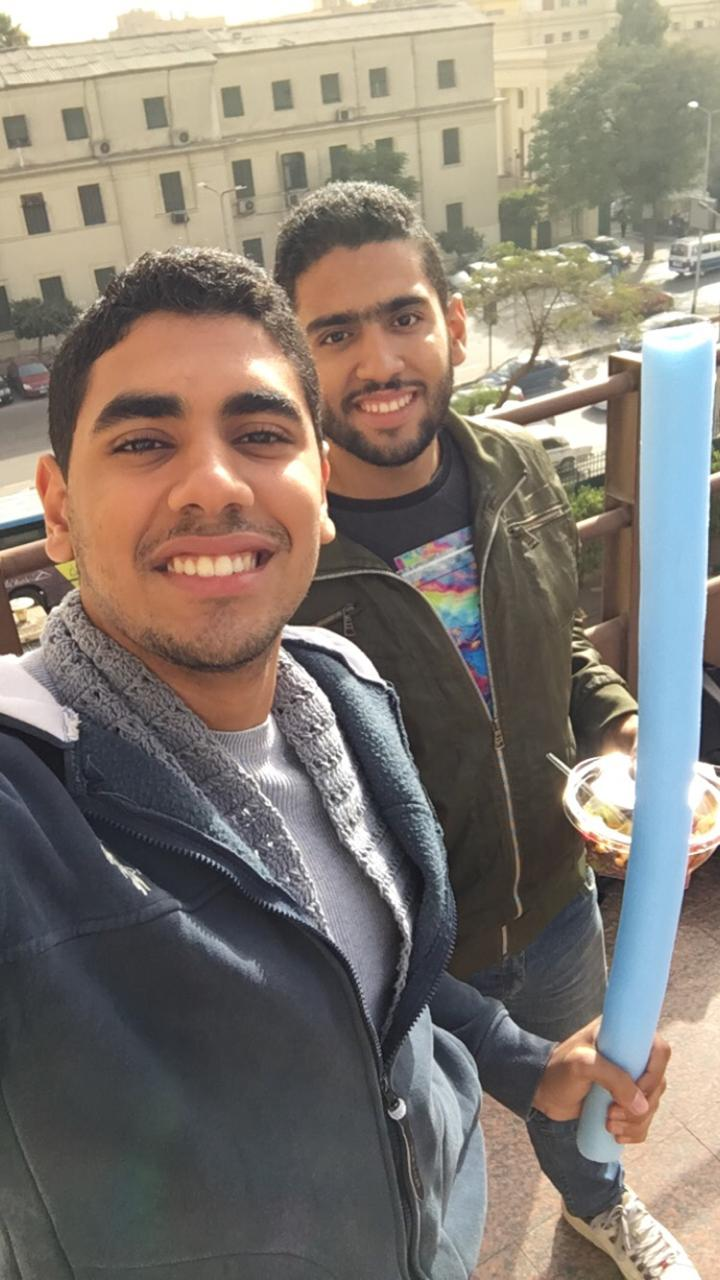
#> input picture Speaker_Detection/face_landmarks/images/IMG-20200328-WA0085.jpg, 720 x 1280 px
$ python -i features.py   (imports and definitions only)
#> lines starting #> are read from the running program, lines starting #| are printed output that depends on the picture
import numpy as np
import cv2
from scipy.signal import convolve2d
import dask
from dask import delayed


class LPQ:
    # [29 lines left out: functions __init__, compute, not called in this run]


class LPQPlus:
    # [131 lines left out: functions __init__, compute, compute_prll, hogFunc, PHOG_Algorithm, not called in this run]

def lpq(image, win_size=11):
    WIN_SIZE: int = win_size
    ALPHA: float = 1 / WIN_SIZE
    WIN_RADIUS: int = (WIN_SIZE - 1) // 2

    x = np.arange(-WIN_RADIUS,WIN_RADIUS+1)[np.newaxis]
    w0 = np.ones_like(x)
    w1 = np.exp(-2*np.pi*x*ALPHA*1j)
    w2 = np.conj(w1)
    filterResp1 = convolve2d(convolve2d(image, w0.T, 'valid'),w1,'valid')
    filterResp2 = convolve2d(convolve2d(image, w1.T, 'valid'),w0,'valid')
    filterResp3 = convolve2d(convolve2d(image, w1.T, 'valid'),w1,'valid')
    filterResp4 = convolve2d(convolve2d(image, w1.T, 'valid'),w2,'valid')

    # Initilize frequency domain matrix for four frequency coordinates (np.real and np.imaginary parts for each frequency).
    freqResp = np.dstack([filterResp1.real, filterResp1.imag,
                    filterResp2.real, filterResp2.imag,
                    filterResp3.real, filterResp3.imag,
                    filterResp4.real, filterResp4.imag])

    ## Perform quantization and compute LPQ codewords
    inds = np.arange(freqResp.shape[2])[np.newaxis,np.newaxis,:]
    LPQdesc=((freqResp>0)*(2**inds)).sum(2)
    LPQdesc = np.histogram(LPQdesc.flatten(),range(256))[0]

    return LPQdesc / LPQdesc.max()

# [36 lines left out: function lpq_plus, not called in this run]


>>> import cv2
>>> picture = cv2.imread('../../Speaker_Detection/face_landmarks/images/IMG-20200328-WA0085.jpg', cv2.IMREAD_GRAYSCALE)
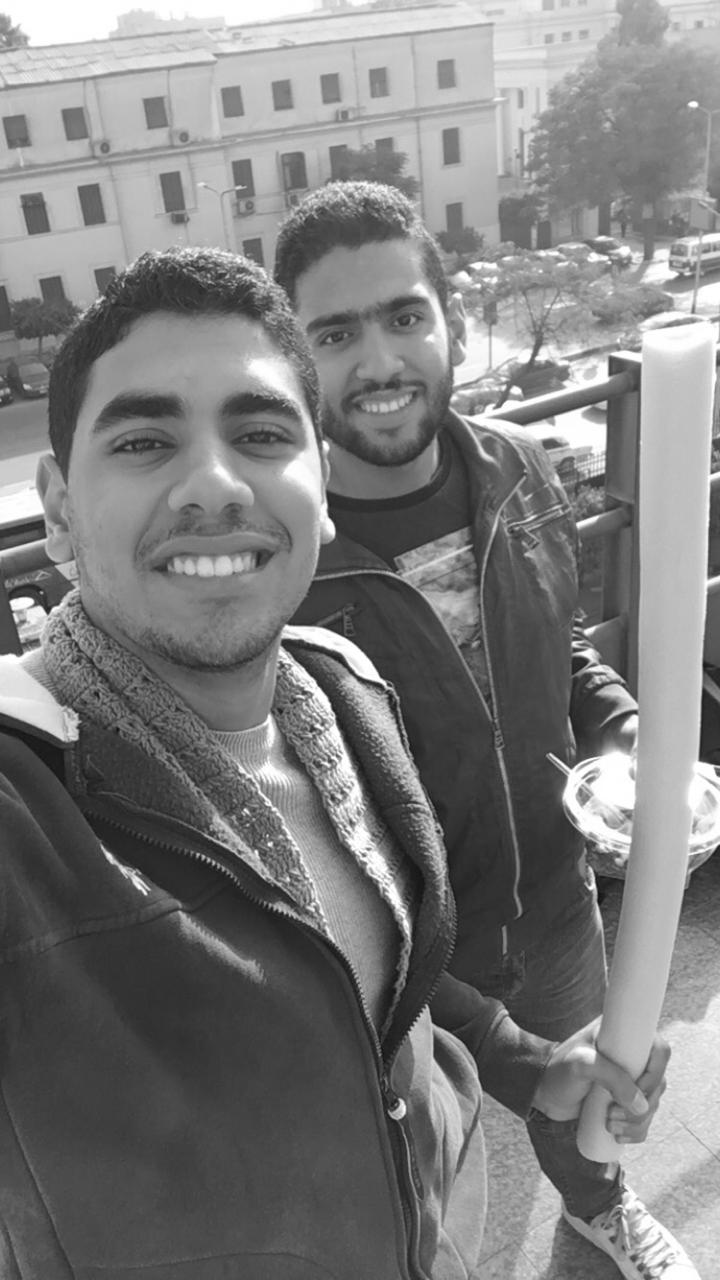
#> picture: shape (1280, 720); min 15, max 255, mean 124.9
>>> result = lpq(picture)
#> in lpq, `LPQdesc=((freqResp>0)*(2**inds)).sum(2)`:
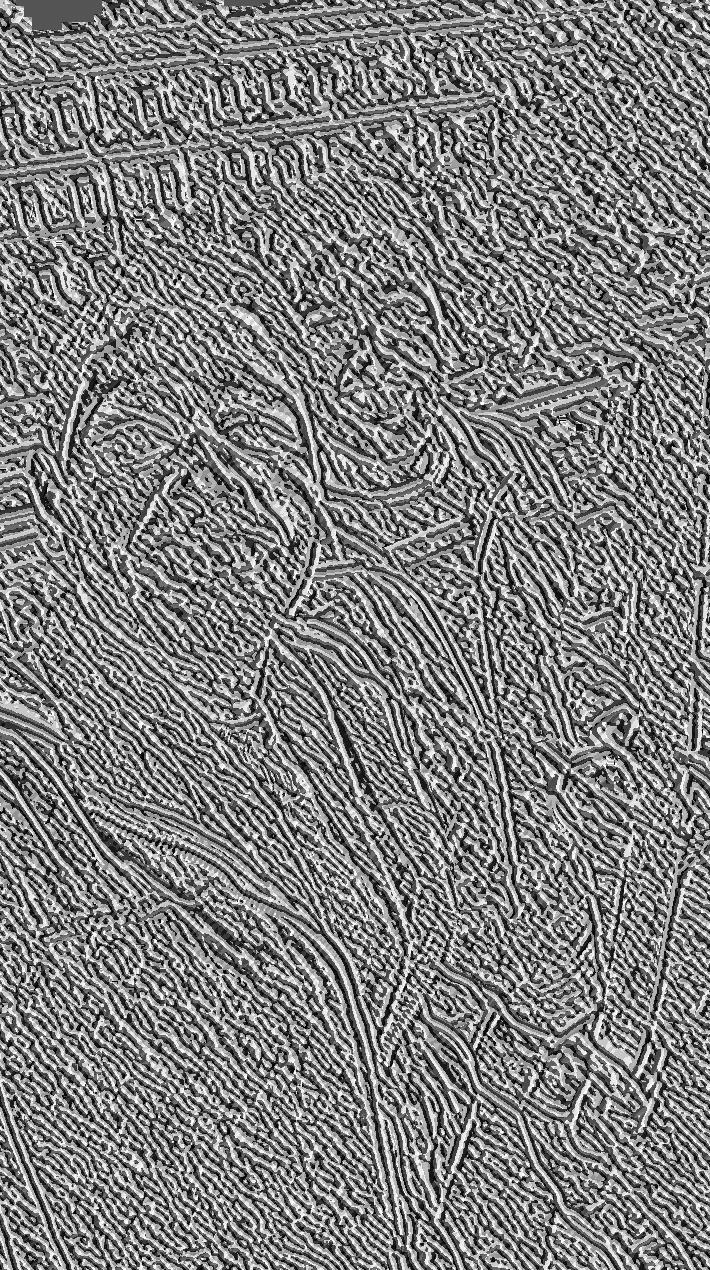
#> LPQdesc: shape (1270, 710) int64; min 0, max 255, mean 127.2
#> in lpq, `LPQdesc = np.histogram(LPQdesc.flatten(),range(256))[0]`: LPQdesc = 255 values, max 10240 at index 178, min 1186 at index 36, mean 3536.1
#> result = 255 values, max 1 at index 178, min 0.116 at index 36, mean 0.345

$ run again, on Speaker_Detection/face_landmarks/images/baby+loay - Copy.jpg
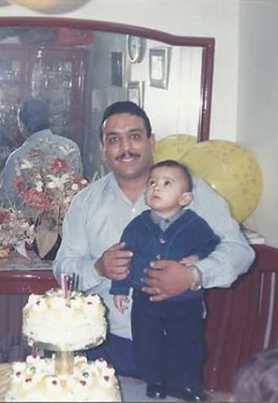
#> input picture Speaker_Detection/face_landmarks/images/baby+loay - Copy.jpg, 278 x 403 px
#> `picture = cv2.imread('../../Speaker_Detection/face_landmarks/images/IM..`:
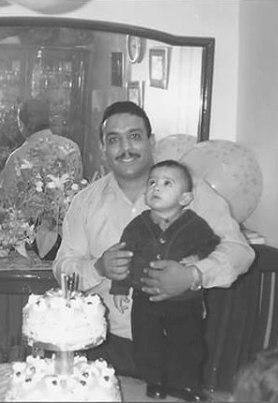
#> picture: shape (403, 278); min 34, max 255, mean 146.3
#> in lpq, `LPQdesc=((freqResp>0)*(2**inds)).sum(2)`:
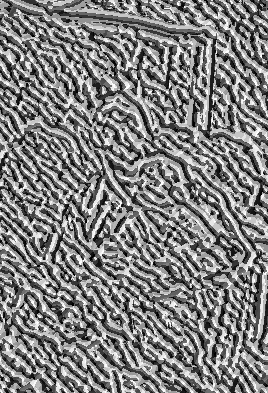
#> LPQdesc: shape (393, 268) int64; min 0, max 255, mean 128.5
#> in lpq, `LPQdesc = np.histogram(LPQdesc.flatten(),range(256))[0]`: LPQdesc = 255 values, max 1071 at index 199, min 123 at index 246, mean 413
#> result = 255 values, max 1 at index 199, min 0.115 at index 246, mean 0.386

$ run again, on Speaker_Detection/face_landmarks/images/loay.jpg
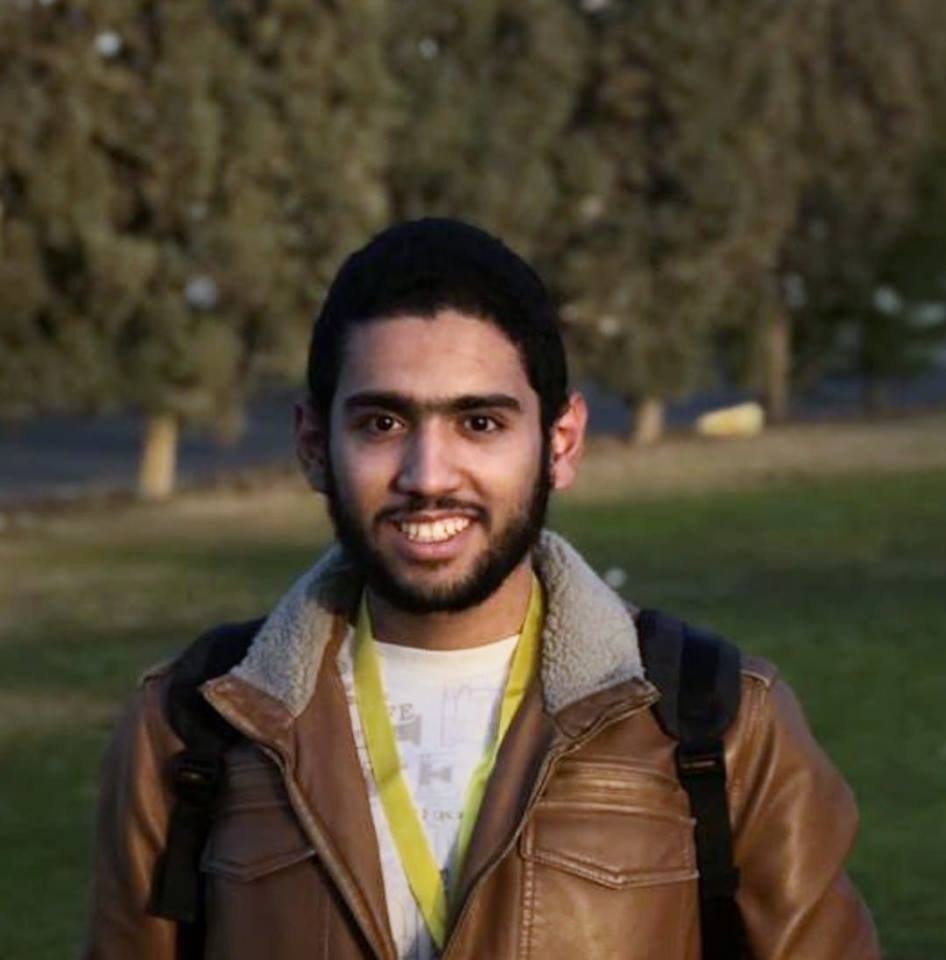
#> input picture Speaker_Detection/face_landmarks/images/loay.jpg, 946 x 960 px
#> `picture = cv2.imread('../../Speaker_Detection/face_landmarks/images/IM..`:
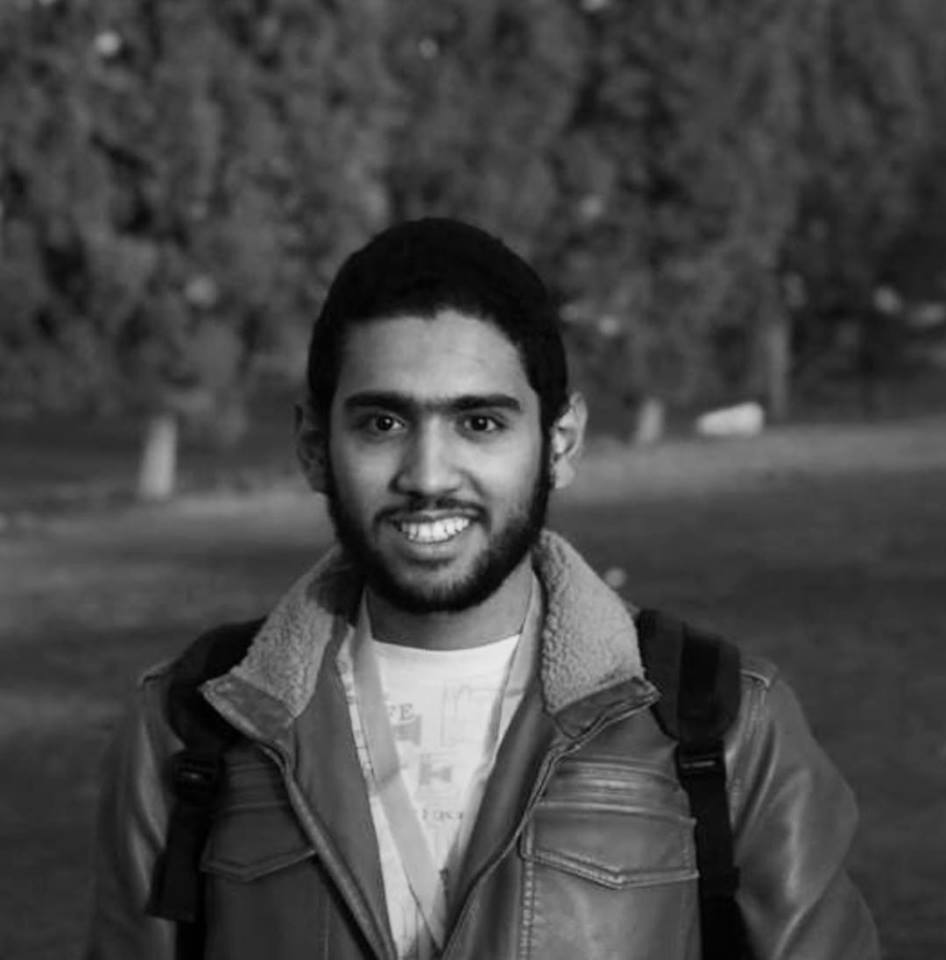
#> picture: shape (960, 946); min 0, max 238, mean 69.8
#> in lpq, `LPQdesc=((freqResp>0)*(2**inds)).sum(2)`:
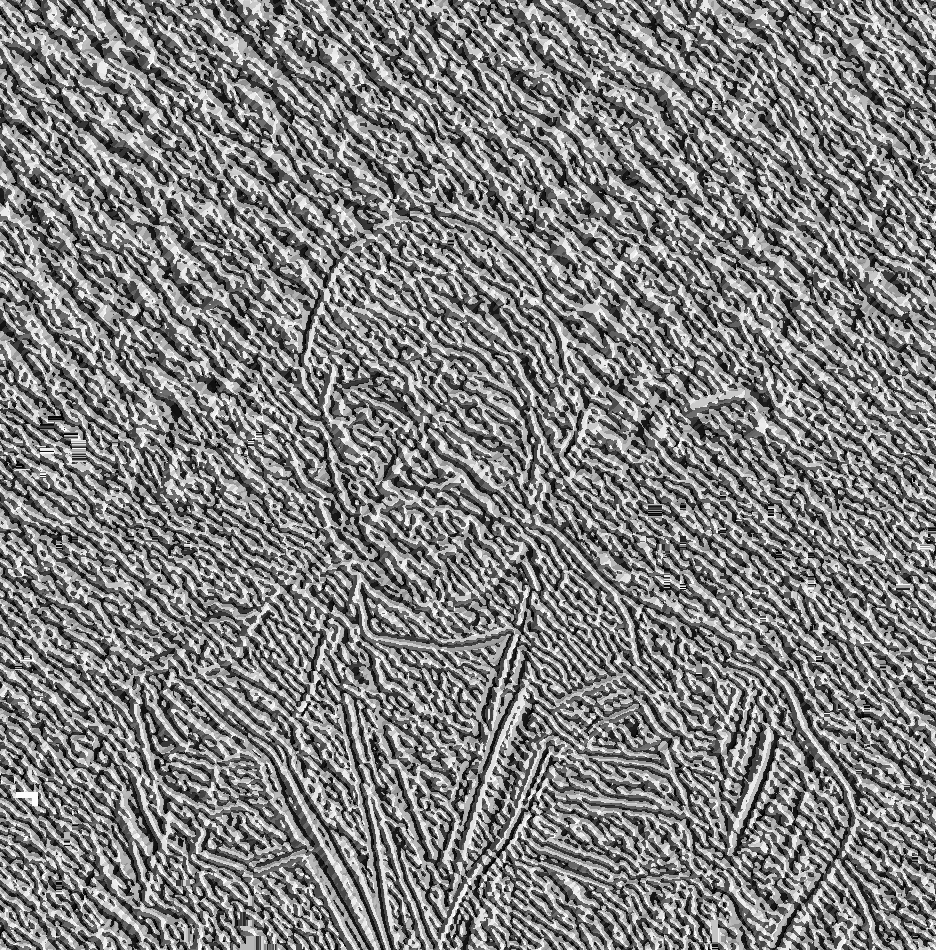
#> LPQdesc: shape (950, 936) int64; min 0, max 255, mean 127.8
#> in lpq, `LPQdesc = np.histogram(LPQdesc.flatten(),range(256))[0]`: LPQdesc = 255 values, max 8305 at index 18, min 905 at index 44, mean 3487.1
#> result = 255 values, max 1 at index 18, min 0.109 at index 44, mean 0.42
